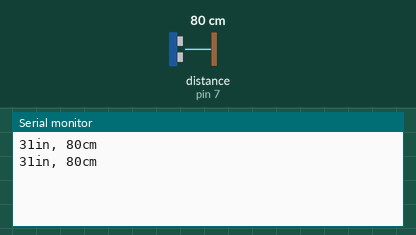
A sketch run on a simulated Arduino Uno, built with avr-gcc and run on an emulated ATmega328P. Parts: the last lines printed to the serial monitor. Wiring (inferred from the names in the program): ultrasonic range finder: trigger pin 7; echo pin 7. The inputs (shaded band) are chosen by the test bench; at power-on: distance to the obstacle (sensor on pin 7) 80 cm. The echo pulse lasts 58.3 µs per cm.

Above: at 1.8 s.
1.9 s: distance to the obstacle (sensor on pin 7) set to 2 cm
At 2.8 s:
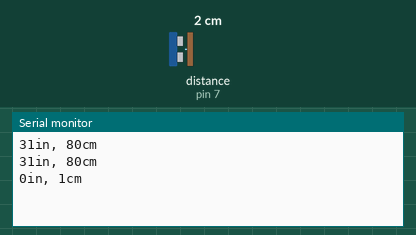
3.4 s: distance to the obstacle (sensor on pin 7) set to 4 cm
At 4.8 s:
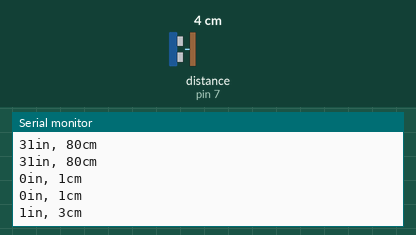
Timing chart, 0 to 6.4 s (numbered marks = the images above; inputs shaded):
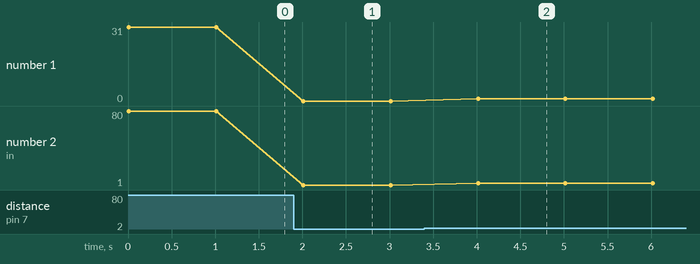

Measured:
- after the input at 1.9 s, the serial monitor: prints a new line after 0.11 s (image 1)
- after the input at 3.4 s, the serial monitor: prints a new line after 0.62 s (image 2)
- plotted number 1: 31 → 0 after the input at 1.9 s
- plotted number 2: 80 → 1 after the input at 1.9 s, 1 → 3 after the input at 3.4 s

The sketch:

UltrasonicSensorTest.ino
```cpp
int pingPin = 7;

void setup() {
  // put your setup code here, to run once:
  Serial.begin(9600);
}

void loop() {
  // put your main code here, to run repeatedly:
  long duration;
  long in;
  long cm;

  pinMode(pingPin, OUTPUT);
  digitalWrite(pingPin, LOW);
  delayMicroseconds(2);
  digitalWrite(pingPin, HIGH);
  delayMicroseconds(5);
  digitalWrite(pingPin, LOW);

  pinMode(pingPin, INPUT);
  duration = pulseIn(pingPin, HIGH);

  in = msToIn(duration);
  cm = msToCm(duration);

  Serial.print(in);
  Serial.print("in, ");
  Serial.print(cm);
  Serial.print("cm");
  Serial.println();

  delay(1000);
}

long msToIn(long microseconds){

  return (microseconds/74)/2;
}

long msToCm(long microseconds){

  return (microseconds/29)/2;
}
```
